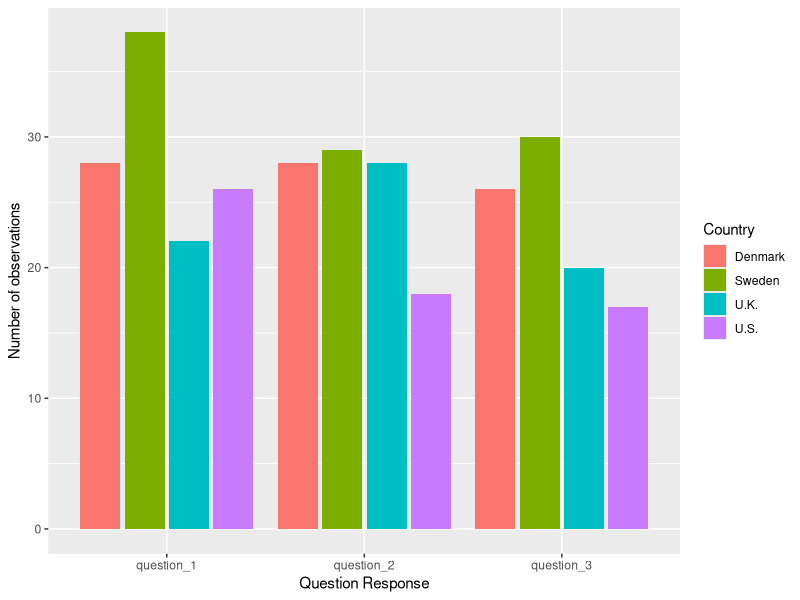

Write R code to recreate this figure.
#### Preamble ####
# Purpose: 
# Author:
# Date:
# Contact:
# License:
# Pre-requisites:


#### Workspace Setup ####
library(tidyverse)
library(dplyr)


#### Build Simulated Data ####
set.seed(250)


# Simulate
simulated_questionnaire_responses <-
  tibble(
    participant_number =
    rep(c(1:200)),
    
    country = 
      sample(
        x = c("Denmark", "Sweden", "U.S.", "U.K."),
        size = 200,
        replace = TRUE
        ),
    
    question_1 = 
      sample(
        rep(c(1:4)),
        size = 200,
        replace = T
      ),
    
    question_2 = 
      sample(
        rep(c(1:4)),
        size = 200,
        replace = T
      ),
    
    question_3 = 
      sample(
        rep(c(1:4)),
        size = 200,
        replace = T
      )
  )

simulated_questionnaire_responses

# Rotate Data
simulated_questionnaire_responses_long <- 
  simulated_questionnaire_responses |>
  pivot_longer(
    cols = c("question_1", "question_2", "question_3"),
    names_to = "question",
    values_to = "response"
  )

# Graph Simulated Data
simulated_questionnaire_responses_long %>% 
  filter(response >= 3) %>% 
  # mutate(response = as.factor(response)) %>% 
  ggplot(aes(x = question, fill = country)) +
  geom_histogram(stat="count", position = "dodge2") +
  labs(x = "Question Response", y = "Number of observations", fill = "Country")


